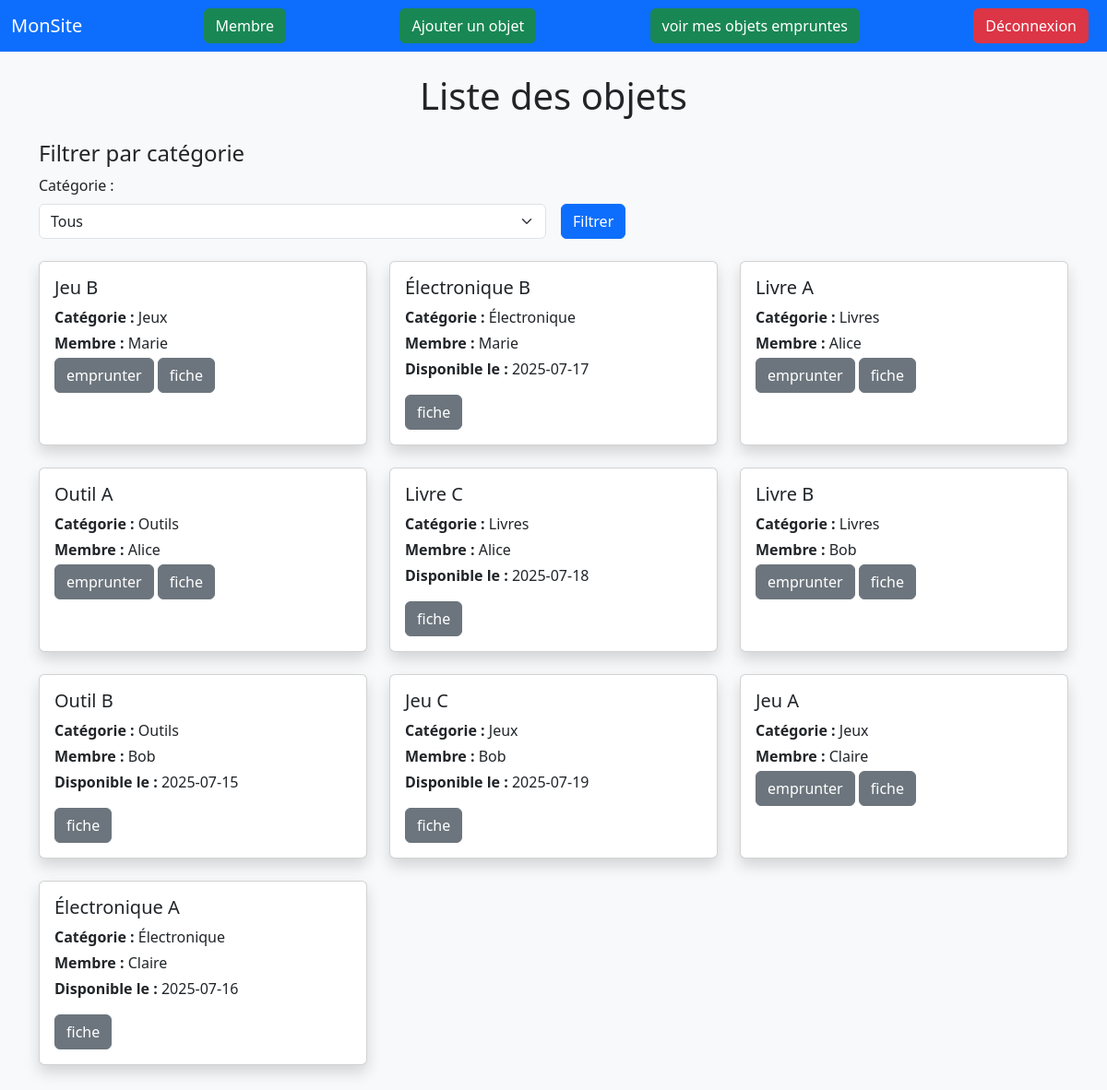
/pages/liste_objet.php, run on the app's committed database.
### tables this page shows
create table emprunt_objet(
    id_objet INT  AUTO_INCREMENT PRIMARY KEY,
    nom_objet VARCHAR(50) ,
    id_categorie INT ,
    id_membre INT ,
    FOREIGN KEY (id_categorie) REFERENCES emprunt_categorie(id_categorie)
);

create table emprunt_categorie(
    id_categorie INT  AUTO_INCREMENT PRIMARY KEY,
    nom_categorie VARCHAR(50) 
);

create table emprunt_membre(
    id_membre INT  AUTO_INCREMENT PRIMARY KEY,
    nom VARCHAR(50) ,
    dtn DATE ,
    genre VARCHAR(10) ,
    email VARCHAR(100) ,
    ville VARCHAR(50) ,
    mdp VARCHAR(255) ,
    image_profil VARCHAR(255) 
);

create table emprunt_emprunt(
    id_emprunt INT  AUTO_INCREMENT PRIMARY KEY,
    id_objet INT ,
    id_membre INT ,
    date_emprunt DATE ,
    date_retour DATE ,
    FOREIGN KEY (id_objet) REFERENCES emprunt_objet(id_objet),
    FOREIGN KEY (id_membre) REFERENCES emprunt_membre(id_membre)
);

### inc/connexion.php (called while the page is built, shortened)
<?php
    function dbconnect()
    {
        static $connect=null;
        if($connect==null)
        {
            $connect = mysqli_connect('localhost','root','','emprunt');
        }
        return $connect;
    }
?>

### inc/fonction.php (called while the page is built, shortened)
<?php
    require ("connexion.php");
    function get_objet()
    {
        $query = "SELECT * FROM emprunt_objet
            JOIN emprunt_emprunt ON emprunt_objet.id_objet = emprunt_emprunt.id_objet
            JOIN emprunt_membre ON emprunt_emprunt.id_membre = emprunt_membre.id_membre
            JOIN emprunt_categorie ON emprunt_objet.id_categorie = emprunt_categorie.id_categorie";
        $result = mysqli_query(dbconnect(), $query);
        $objets = [];
        while ($row = mysqli_fetch_assoc($result)) {
            $objets[] = $row;
        }
        return $objets;
    }
?>

### pages/liste_objet.php (the view, shortened to what this page needs)
<?php
    require("../inc/fonction.php");
    $objets = get_objet();
?>
<!DOCTYPE html>
<html lang="fr">
<head>
    <link rel="stylesheet" href="../../assets/bootstrap/css/bootstrap.min.css">
</head>
<body class="bg-light">
    <nav class="navbar navbar-expand-lg navbar-dark bg-primary">
        <div class="container-fluid">
            <a class="navbar-brand" href="#">MonSite</a>
            <div class="d_flex">
                <a href="membre.php" class="btn btn-success me-2">Membre</a>
            </div>
            <div class="d-flex">
                <a href="ajout_objet.php" class="btn btn-success me-2">Ajouter un objet</a>
            </div>
            <div class="d_flex">
                <a href="liste_emprunt.php" class="btn btn-success me-2">voir mes objets empruntes</a>
            </div>
            <div class="d-flex">
                <a href="deco.php" class="btn btn-danger me-2">Déconnexion</a>
            </div>
    </nav>
    <div class="container py-4">
        <h1 class="mb-4 text-center">Liste des objets</h1>
        <div class="mb-4">
            <h4>Filtrer par catégorie</h4>
            <form action="liste_objet_filtred.php" method="get" class="row g-3 align-items-end">
                <div class="col-sm-6">
                    <label for="categorie" class="form-label">Catégorie :</label>
                    <select name="categorie" id="categorie" class="form-select">
                        <option value="0">Tous</option>
                    </select>
                </div>
                <div class="col-auto">
                    <button type="submit" class="btn btn-primary">Filtrer</button>
                </div>
            </form>
        </div>
        <div class="row">
            <?php foreach ($objets as $objet): ?>
                <div class="col-md-4 mb-4">
                    <div class="card shadow h-100">
                        <div class="card-body">
                            <h5 class="card-title"><?php echo $objet['nom_objet']; ?></h5>
                            <p class="card-text mb-1"><strong>Catégorie :</strong> <?php echo $objet['nom_categorie']; ?></p>
                            <p class="card-text mb-1"><strong>Membre :</strong> <?php echo $objet['nom']; ?></p>
                            <?php if ($objet['date_retour'] > date('Y-m-d')){ ?>
                                <p class="card-text"><strong>Disponible le :</strong> <?php echo $objet['date_retour']; ?></p>
                            <?php } else { ?>
                                <a href="emprunt.php?id=<?php echo $objet['id_objet'] ?>"><button class="btn btn-secondary">emprunter</button></a>
                            <?php } ?>
                            <a href="fiche.php?id=<?php echo $objet['id_objet'] ?>"><button class="btn btn-secondary">fiche</button></a>
                        </div>
                    </div>
                </div>
            <?php endforeach; ?>
        </div>
    </div>
</body>
</html>

### data on the page
emprunt_objet: nom_objet "Jeu B", id_categorie.nom_categorie "Jeux", id_membre.nom "Marie"
emprunt_objet: nom_objet "Électronique B", id_categorie.nom_categorie "Électronique", id_membre.nom "Marie", emprunt_emprunt.date_retour "2025-07-17"
emprunt_objet: nom_objet "Livre A", id_categorie.nom_categorie "Livres", emprunt_membre.nom "Alice"
emprunt_objet: nom_objet "Outil A", id_categorie.nom_categorie "Outils", emprunt_membre.nom "Alice"
emprunt_objet: nom_objet "Livre C", id_categorie.nom_categorie "Livres", emprunt_membre.nom "Alice", emprunt_emprunt.date_retour "2025-07-18"
emprunt_objet: nom_objet "Livre B", id_categorie.nom_categorie "Livres", emprunt_membre.nom "Bob"
emprunt_objet: nom_objet "Outil B", id_categorie.nom_categorie "Outils", emprunt_membre.nom "Bob", emprunt_emprunt.date_retour "2025-07-15"
emprunt_objet: nom_objet "Jeu C", id_categorie.nom_categorie "Jeux", emprunt_membre.nom "Bob", emprunt_emprunt.date_retour "2025-07-19"
emprunt_objet: nom_objet "Jeu A", id_categorie.nom_categorie "Jeux", emprunt_membre.nom "Claire"
emprunt_objet: nom_objet "Électronique A", id_categorie.nom_categorie "Électronique", emprunt_membre.nom "Claire", emprunt_emprunt.date_retour "2025-07-16"
